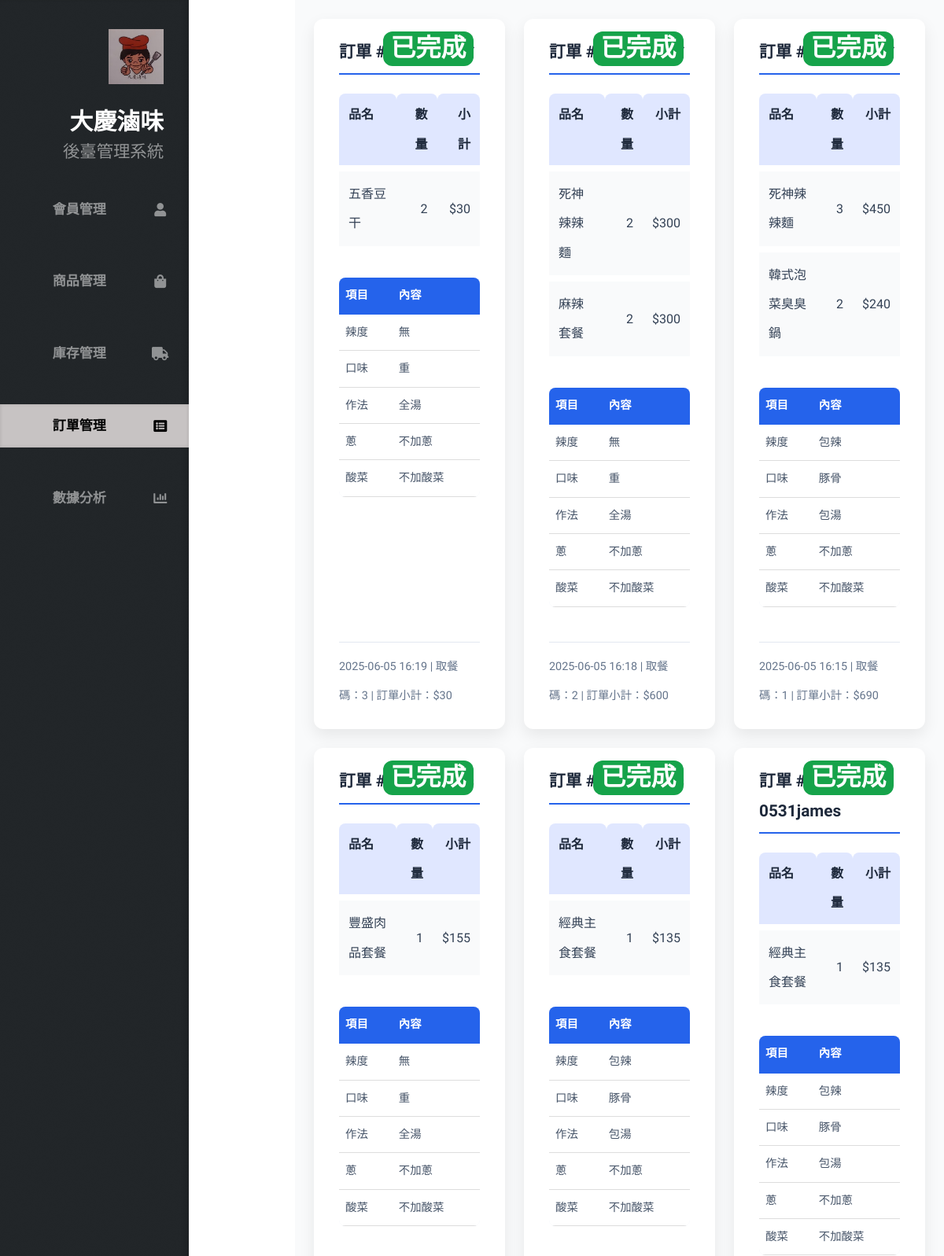
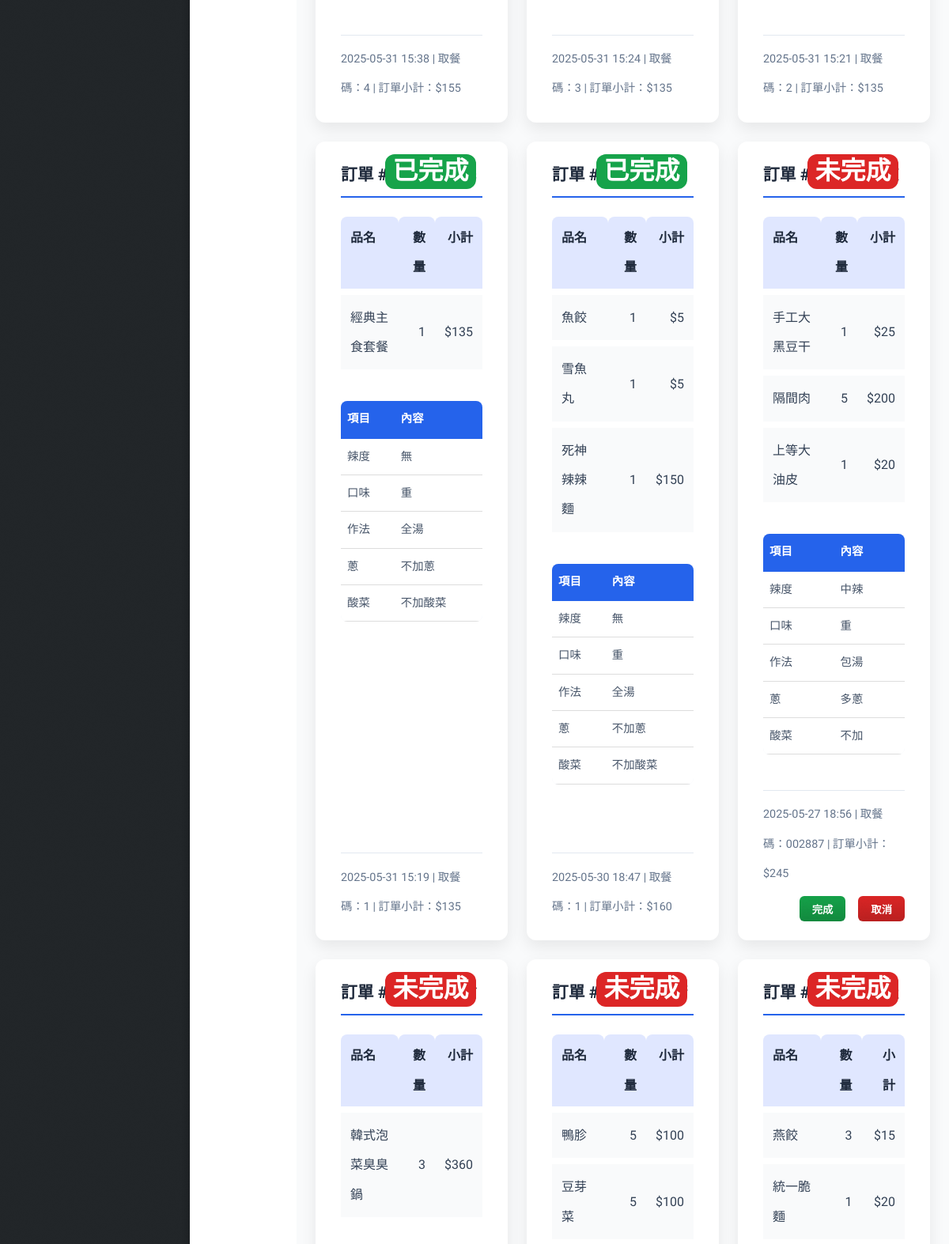
Page /Backstage/order_history.php (signed in, upper part) on the committed database (2 pictures, top to bottom).
### tables this page shows
CREATE TABLE `order` (
  `Order_ID` int(11) NOT NULL COMMENT '訂單 ID',
  `Customer_ID` int(11) DEFAULT NULL COMMENT '顧客 ID (外鍵)',
  `Order_Date` datetime DEFAULT NULL COMMENT '訂購日期',
  `Order_exit` tinyint(4) DEFAULT NULL COMMENT '訂單是否已完成 (0=否, 1=是)',
  `Pickup_Code` varchar(10) DEFAULT NULL COMMENT '取餐編號',
  `Order_Remark` text DEFAULT NULL COMMENT '訂單備註，包含辣度、口味、作法及配料等自定義選項',
  `Order_Booking` datetime DEFAULT NULL COMMENT '預訂'
);

CREATE TABLE `customer` (
  `Customer_ID` int(11) NOT NULL COMMENT '顧客 ID',
  `Customer_name` varchar(100) DEFAULT NULL COMMENT '顧客姓名',
  `Customer_mail` varchar(100) DEFAULT NULL COMMENT '顧客電子郵件',
  `Customer_phone` varchar(20) DEFAULT NULL COMMENT '顧客電話'
);

CREATE TABLE `menu` (
  `Menu_ID` int(11) NOT NULL,
  `Product_ID` int(11) DEFAULT NULL COMMENT '產品 ID (外鍵)',
  `Menu_name` varchar(100) DEFAULT NULL COMMENT '品項名稱',
  `sell_price` int(11) DEFAULT NULL COMMENT '售價',
  `category` varchar(50) DEFAULT NULL COMMENT '分類',
  `is_available` tinyint(4) NOT NULL DEFAULT 1 COMMENT '是否上架 (0: 否, 1: 是)	',
  `pic` varchar(255) DEFAULT NULL COMMENT '菜品圖片'
);

CREATE TABLE `order_item` (
  `Item_ID` int(11) NOT NULL COMMENT '訂單項目 ID',
  `Menu_ID` int(11) NOT NULL COMMENT '菜單品項 ID (外鍵)',
  `Order_ID` int(11) DEFAULT NULL COMMENT '訂單 ID (外鍵)',
  `quantity` int(11) DEFAULT NULL COMMENT '數量',
  `unit_price` int(11) DEFAULT NULL COMMENT '單價'
);

### Backstage/order_history.php (the view, shortened to what this page needs)
<!DOCTYPE HTML>
<html>
<head>
  <link rel="stylesheet" href="assets/css/main.css" />
  <link rel="stylesheet" href="assets/css/ordersa.css" />
  <link rel="stylesheet" href="https://cdn.jsdelivr.net/npm/sweetalert2@11.0.18/dist/sweetalert2.min.css">
</head>
<body class="is-preload">
  <div id="header">
    <div class="top">
        <div id="logo">
            <div class="image">
                <span class="image avatar48"><img src="images/LOGOS.jpg" alt="" /></span>
            </div>
            <div class="content">
                <h1 id="title">大慶滷味</h1>
                <p>後臺管理系統</p>
            </div>
        </div>
      <nav id="nav">
        <ul>
          <li><a href="index.php" id="top-link" data-username="<?php echo $_SESSION['username']; ?>"><span class="icon solid fa-user">會員管理</span></a></li>
          <li><a href="commodity.php" id="portfolio-link" data-username="<?php echo $_SESSION['username']; ?>"><span class="icon solid fa-shopping-bag">商品管理</span></a></li>
          <li><a href="commrid.php" id="porrid-link" data-username="<?php echo $_SESSION['username']; ?>"><span class="icon solid fa-truck">庫存管理</span></a></li>
          <li><a href="order_history.php" id="about-link"><span class="icon solid fa-list-alt" style="color: #000;">訂單管理</span></a></li>
          <li><a href="dataanalysis.php" id="contact-link" data-username="<?php echo $_SESSION['username']; ?>"><span class="icon solid fa-chart-bar">數據分析</span></a></li>
        </ul>
      </nav>
    </div>
  </div>
  <?php
  function format_price($price) {
      if (floor($price) == $price) {
          return number_format($price, 0);
      } else {
          return number_format($price, 2);
      }
  }
  ?>
  <div id="mains">
    <?php
      include("db_connection.php");
      $sql = "
        SELECT
          o.Order_ID,
          o.Order_Date,
          o.Pickup_Code,
          o.Order_Remark,
          o.Order_exit,       -- 新增此欄
          c.Customer_name,
          oi.quantity,
          oi.unit_price,
          m.Menu_name
        FROM `order` o
        JOIN customer c    ON o.Customer_ID = c.Customer_ID
        JOIN order_item oi ON o.Order_ID    = oi.Order_ID
        JOIN menu m        ON oi.Menu_ID     = m.Menu_ID
        ORDER BY o.Order_Date DESC, o.Order_ID, oi.Item_ID
      ";
      $res = $conn->query($sql);
      $orders = [];
      while ($row = $res->fetch_assoc()) {
        $id = $row['Order_ID'];
          if (!isset($orders[$id])) {
            $orders[$id] = [
              'date'    => $row['Order_Date'],
              'code'    => $row['Pickup_Code'],
              'customer'=> $row['Customer_name'],
              'remark'  => $row['Order_Remark'],
              'exit'    => $row['Order_exit'],
              'items'   => [],
              'subtotal'=> 0
            ];
          }
        $itemTotal = $row['quantity'] * $row['unit_price'];
        $orders[$id]['items'][] = [
          'name'  => $row['Menu_name'],
          'qty'   => $row['quantity'],
          'total' => $itemTotal
        ];
        $orders[$id]['subtotal'] += $itemTotal;
      }
      foreach ($orders as $orderId => $o) {
        echo '<div class="card">';
        echo '<div class="card-header">';
        echo '訂單 #' . htmlspecialchars($orderId) . ' — ' . htmlspecialchars($o['customer']);
        if ($o['exit'] == 1) {
          echo '<span class="order-status completed">已完成</span>';
        } else {
          echo '<span class="order-status pending">未完成</span>';
        }
        echo '</div>';
        echo '<div class="card-body">';
        echo '<table class="items-table">';
        echo '<thead><tr><th>品名</th><th style="text-align:right;">數量</th><th style="text-align:right;">小計</th></tr></thead>';
        echo '<tbody>';
          foreach ($o['items'] as $item) {
            echo '<tr>';
            echo '<td>' . htmlspecialchars($item['name']) . '</td>';
            echo '<td style="text-align:right;">' . intval($item['qty']) . '</td>';
            echo '<td style="text-align:right;">$' . format_price($item['total']) . '</td>';
            echo '</tr>';
          }
          echo '</tbody></table>';
          if (!empty($o['remark'])) {
            $remarkArr = array_map('trim', explode(',', $o['remark']));
            echo '<table class="remark-table" style="width:100%; border-collapse: collapse; margin-top: 10px;">';
            echo '<thead><tr><th style="text-align:left; padding:4px 8px; border-bottom: 2px solid #2563eb;">項目</th><th style="text-align:left; padding:4px 8px; border-bottom: 2px solid #2563eb;">內容</th></tr></thead>';
            echo '<tbody>';
            foreach ($remarkArr as $line) {
              $parts = explode(':', $line, 2);
              if (count($parts) == 2) {
                $key = htmlspecialchars(trim($parts[0]));
                $val = htmlspecialchars(trim($parts[1]));
                echo "<tr>";
                echo "<td style='padding:4px 8px; border-bottom: 1px solid #ddd;'>$key</td>";
                echo "<td style='padding:4px 8px; border-bottom: 1px solid #ddd;'>$val</td>";
                echo "</tr>";
              }
            }
            echo '</tbody></table>';
          }
          echo '</div>';
          echo '<div class="card-footer">'
            . date('Y-m-d H:i', strtotime($o['date']))
            . ' | 取餐碼：' . htmlspecialchars($o['code'])
            . ' | 訂單小計：$' . format_price($o['subtotal'])
            . '</div>';
            if ($o['exit'] != 1) {
                echo '<div class="card-actions">';
                echo '<button class="btn-complete" data-orderid="' . $orderId . '">完成</button>';
                echo '<button class="btn-cancel" data-orderid="' . $orderId . '">取消</button>';
                echo '</div>';
            }
        echo '</div>';
      }
    ?>
  </div>
</body>
</html>

### Backstage/assets/css/ordersa.css (style rules this page uses)
#about-link { background: rgb(199, 195, 195); box-shadow: inset 0 0 0.25em 0 rgba(0, 0, 0, 0.125); }
#mains { display: grid; grid-template-columns: repeat(3, 1fr); gap: 1.5rem; padding: 1.5rem; background-color: #f9fafb; margin-left: 375px; }
.card { background: #ffffff; border-radius: 12px; box-shadow: 0 8px 20px rgba(0,0,0,0.08); padding: 1.5rem 2rem; display: flex; flex-direction: column; justify-content: space-between; transition: transform 0.3s ease, box-shadow 0.3s ease; cursor: default; }
.card-header { position: relative; font-size: 1.3rem; font-weight: 700; color: #1e293b; margin-bottom: 1rem; border-bottom: 2px solid #2563eb; padding-bottom: 0.5rem; }
.order-status { position: absolute; top: -0.5rem; right: 0.5rem; font-size: 2rem; font-weight: 700; padding: 0.2rem 0.6rem; border-radius: 12px; color: white; user-select: none; }
.order-status.completed { background-color: #16a34a; }
.order-status.pending { background-color: #dc2626; }
.card-header { font-size: 1.3rem; font-weight: 700; color: #1e293b; margin-bottom: 1rem; border-bottom: 2px solid #2563eb; padding-bottom: 0.5rem; }
.card-body { flex: 1; margin-bottom: 1rem; font-size: 1rem; color: #334155; }
.items-table { width: 100%; border-collapse: separate; border-spacing: 0 8px; font-size: 1rem; color: #334155; }
.items-table thead th { padding: 8px 12px; font-weight: 700; background-color: #e0e7ff; color: #1e293b; text-align: left; border-radius: 8px 8px 0 0; }
.items-table tbody tr { background-color: #f9fafb; transition: background-color 0.25s ease; border-radius: 6px; }
.items-table tbody td { padding: 10px 12px; vertical-align: middle; }
.items-table tbody td:nth-child(2), .items-table tbody td:nth-child(3) { text-align: right; }
.card-actions { margin-top: 10px; display: flex; gap: 1rem; justify-content: flex-end; }
.card-actions button { padding: 0.4rem 1rem; border: none; border-radius: 6px; font-weight: 600; cursor: pointer; transition: background-color 0.3s ease; color: white; }
.btn-complete { background-color: #16a34a; }
.btn-cancel { background-color: #dc2626; }
.card-footer { font-size: 0.9rem; color: #64748b; border-top: 1px solid #e2e8f0; padding-top: 0.7rem; display: flex; justify-content: space-between; flex-wrap: wrap; gap: 0.3rem; }
.remark-table { font-size: 0.9rem; color: #475569; background: #f9fafb; border-radius: 8px; box-shadow: inset 0 0 5px rgba(37, 99, 235, 0.1); overflow: hidden; }
.remark-table th { background-color: #2563eb; color: white; font-weight: 600; }
.remark-table td { background-color: white; }

### rows in the picture
order: orderId "42", Customer_ID.Customer_name "廖琮瀚", Order_exit "已完成", menu.Menu_name "五香豆干", order_item.quantity "2", total "30", Order_Remark "辣度", Order_Remark "無", Order_Remark "口味", Order_Remark "重", Order_Remark "作法", Order_Remark "全湯", Order_Remark "蔥", Order_Remark "不加蔥", Order_Remark "酸菜", Order_Remark "不加酸菜", Order_Date "2025-06-05 16:19", Pickup_Code "3", subtotal "30"
order: menu.Menu_name "死神辣辣麵", order_item.quantity "2", total "300", menu.Menu_name "麻辣套餐"
order: menu.Menu_name "死神辣辣麵", order_item.quantity "3", total "450", menu.Menu_name "韓式泡菜臭臭鍋", order_item.quantity "2", total "240"
order: orderId "39", Customer_ID.Customer_name "James", Order_exit "已完成", menu.Menu_name "豐盛肉品套餐", order_item.quantity "1", order_item.unit_price "155", Order_Remark "辣度", Order_Remark "無", Order_Remark "口味", Order_Remark "重", Order_Remark "作法", Order_Remark "全湯", Order_Remark "蔥", Order_Remark "不加蔥", Order_Remark "酸菜", Order_Remark "不加酸菜", Order_Date "2025-05-31 15:38", Pickup_Code "4"
order: orderId "38", Customer_ID.Customer_name "James", Order_exit "已完成", name "經典主食套餐", qty "1", total "135", Order_Remark "辣度", Order_Remark "包辣", Order_Remark "口味", Order_Remark "豚骨", Order_Remark "作法", Order_Remark "包湯", Order_Remark "蔥", Order_Remark "不加蔥", Order_Remark "酸菜", Order_Remark "不加酸菜", Order_Date "2025-05-31 15:24", Pickup_Code "3", order_item.unit_price "135"
order: orderId "37", Customer_ID.Customer_name "0531james", Order_exit "已完成", name "經典主食套餐", qty "1", total "135", Order_Remark "辣度", Order_Remark "包辣", Order_Remark "口味", Order_Remark "豚骨", Order_Remark "作法", Order_Remark "包湯", Order_Remark "蔥", Order_Remark "不加蔥", Order_Remark "酸菜", Order_Remark "不加酸菜", Order_Date "2025-05-31 15:21", Pickup_Code "2", order_item.unit_price "135"
order: orderId "36", Customer_ID.Customer_name "James", Order_exit "已完成", name "經典主食套餐", qty "1", total "135", Order_Remark "辣度", Order_Remark "無", Order_Remark "口味", Order_Remark "重", Order_Remark "作法", Order_Remark "全湯", Order_Remark "蔥", Order_Remark "不加蔥", Order_Remark "酸菜", Order_Remark "不加酸菜", Order_Date "2025-05-31 15:19", Pickup_Code "1", order_item.unit_price "135"
order: menu.Menu_name "魚餃", order_item.quantity "1", order_item.unit_price "5", menu.Menu_name "雪魚丸"
order: menu.Menu_name "手工大黑豆干", order_item.quantity "1", order_item.unit_price "25", menu.Menu_name "隔間肉", order_item.quantity "5", total "200", menu.Menu_name "上等大油皮", order_item.unit_price "20"
order: orderId "13", Customer_ID.Customer_name "廖琮瀚", Order_exit "未完成", menu.Menu_name "韓式泡菜臭臭鍋", order_item.quantity "3", total "360"
order: menu.Menu_name "鴨胗", order_item.quantity "5", total "100", menu.Menu_name "豆芽菜"
order: menu.Menu_name "燕餃", order_item.quantity "3", total "15", menu.Menu_name "統一脆麵", order_item.quantity "1", order_item.unit_price "20"

### other values in the picture
$orderId "41"
$o['customer'] "廖琮瀚"
$key "辣度"
$val "無"
$key "口味"
$val "重"
$key "作法"
$val "全湯"
$key "蔥"
$val "不加蔥"
$key "酸菜"
$val "不加酸菜"
date('Y-m-d H:i', strtotime($o['date'])) "2025-06-05 16:18"
$o['code'] "2"
format_price($o['subtotal']) "600"
